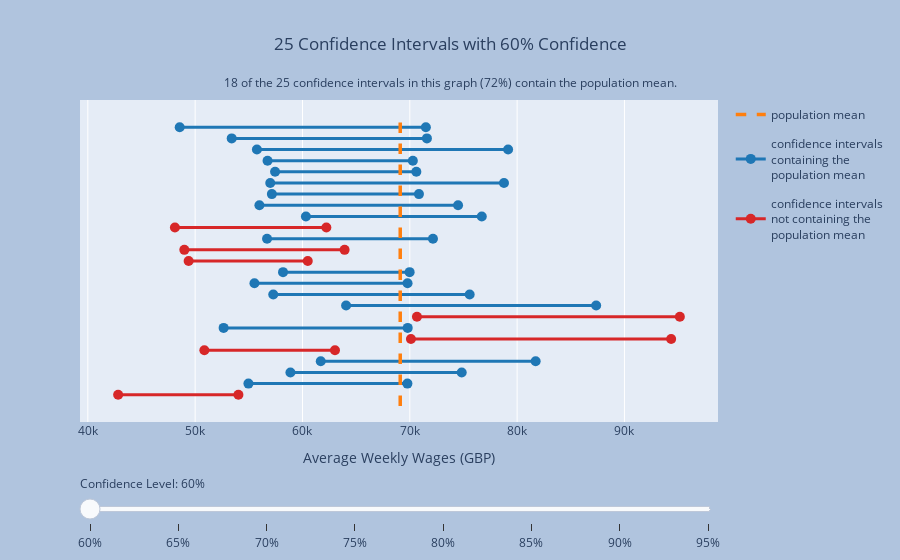

Notebook code cell kept with this figure:
### Markdown cell above
The number 95% is a probability, but it is not the probability that $\mu$, the population mean, is in the interval. The population mean doesn't change, and hence it is either in the given interval or not---no probabilties involved! So what does the 95% confidence mean?

The probability 95% concerns the interval itself, which depends on the data that we used. A different sample would give us different data, and hence a different interval. The "confidence" in "95% confidence" refers to the sampling process. Another way to say this is that 95% of all the possible confidence intervals we could construct in this way contain the true population mean.

Since we have access to an entire population of footballers' salaries, we can take many samples and construct many sample means and confidence intervals. If we did this, how many would we expect to have the true average weekly salary (the population mean)?

You can play around with the interactive widget below to explore this idea. Given a confidence level, the widget takes 25 random samples of size 35 from the salary data and plots a confidence interval for each one. (This widget is inspired by the OpenIntro [lab on confidence intervals](https://openintro.shinyapps.io/confidence_intervals/), which is licensed under a [Creative Commons Attribution-ShareAlike 4.0 International License](http://creativecommons.org/licenses/by-sa/4.0/).)

Drag the slider to select different confidence levels, and click the labels in the legend to hide or show different parts of the graph. Notice how different confidence levels result in different numbers of confidence intervals containing the population mean. (These numbers might not exactly match the confidence level, but that's because we're only constructing 25 confidence intervals, which is far short of the *total* number of possible confidence intervals we could construct.)

### Code cell
sample_size = 35 # size of each sample
num_samples = 25 # number of samples to take for each confidence level
conflevels = np.arange(0.60, 1, 0.05) # confidence levels
num_conflevels = len(conflevels)

x_with_mu = [[] for i in range(num_conflevels)]
x_without_mu = [[] for i in range(num_conflevels)]
y_with_mu = [[] for i in range(num_conflevels)]
y_without_mu = [[] for i in range(num_conflevels)]

# for each confidence level in conflevels, generate confidence intervals
# from num_samples samples of size sample_size, splitting them into
# those containing mu and those not containing mu
for i, conflevel in enumerate(conflevels):
    for j in range(num_samples):
        (lower_ci, upper_ci) = sm.stats.weightstats.zconfint(
            x1 = salaries["Weekly Wages (GBP)"].sample(sample_size),
            alpha = 1-conflevel
        )
        if lower_ci <= pop_mean <= upper_ci:
            x_with_mu[i].append([lower_ci, upper_ci])
            y_with_mu[i].append([j,j])
        else:
            x_without_mu[i].append([lower_ci, upper_ci])
            y_without_mu[i].append([j,j])

# create figure
fig = go.Figure()

# set up colors (using default seaborn palette)
plotly_palette = [f"rgb({c[0]*256}, {c[1]*256}, {c[2]*256})" for c in sns.color_palette()]
confint_with_mu_color = plotly_palette[0]
confint_without_mu_color = plotly_palette[3]
mean_color = plotly_palette[1]

# index of initially visible conflevel
initial_conflevel = 0

# for each confidence level
for i in range(num_conflevels):
    # add a trace for each confidence level containing mu
    for j, (ci, y) in enumerate(zip(x_with_mu[i], y_with_mu[i])):
        fig.add_trace(
            go.Scatter(
                visible = True if i == initial_conflevel else False,
                x = ci,
                y = y,
                line = { 'color': confint_with_mu_color, 'width': 3 },
                marker = { "size": 10 },
                mode = 'lines+markers',
                hovertemplate = '%{x:.2f}<extra></extra>',
                name = 'confidence intervals<br>containing the<br>population mean',
                legendgroup = f'{conflevels[i]}_with_mu', # group confidence intervals for this confidence level together
                showlegend = True if j == 0 else False, # display legend entry only for first confidence interval
            )
        )
    # add a trace for each confidence level not containing mu
    for j, (ci, y) in enumerate(zip(x_without_mu[i], y_without_mu[i])):
        fig.add_trace(
            go.Scatter(
                visible = True if i == initial_conflevel else False,
                x = ci,
                y = y,
                line = { 'color': confint_without_mu_color, 'width': 3 },
                marker = { "size": 10 },
                mode = 'lines+markers',
                hovertemplate = '%{x:.2f}<extra></extra>',
                name = 'confidence intervals<br>not containing the<br>population mean',
                legendgroup = f'{conflevels[i]}_without_mu', # group confidence intervals for this confidence level together
                showlegend = True if j == 0 else False, # display legend entry only for first confidence interval
            )
        )

# add trace for population mean
fig.add_trace(
    go.Scatter(
        visible = True, # always visible
        x = [pop_mean]*2,
        y = [-1, num_samples],
        marker = { 'size': 0 },
        mode = 'lines',
        line = { 'color': mean_color, 'width': 3.5, 'dash': 'dash' },
        name = 'population mean',
        legendrank = 0, # place first in legend
        hoverinfo = 'none',
    )
)

# get title for graph given index of confidence level
def get_title(i):
    num_with_mu = len(x_with_mu[i])
    return (f'{num_samples} Confidence Intervals with {int(conflevels[i]*100)}% Confidence<br><br>' +
        f'<sup>{num_with_mu} of the {num_samples} confidence intervals in this graph ' +
        f'({(len(x_with_mu[i])/num_samples)*100:.0f}%) contain the population mean.</sup>')

# create steps for the slider to select confidence level
steps = []
for i in range(num_conflevels):
    steps.append({
        'method': 'update',
        'args': [ # arguments to pass to the update method
            # update visibility so only the histogram and normal pdf for this sample size are visible
            {
                "visible": np.append(np.ravel([[True]*num_samples if i == j else [False]*num_samples for j in range(num_conflevels)]), True)
            },
            # update the title to reflect the change to the sample size
            {
                'title': get_title(i)
            }
        ],
        'label': f'{int(conflevels[i]*100)}%',
    })

# create a slider using these steps and add it to fig
fig.layout.sliders = [{
    'active': initial_conflevel,
    'currentvalue': {'prefix': 'Confidence Level: '},
    'pad': {'t': 50},
    'steps': steps,
}]

# set layout settings
fig.update_layout(
    title = {
        "x": 0.5,
        "text": get_title(initial_conflevel)
    },
    xaxis = { "title": "Average Weekly Wages (GBP)" },
    yaxis = { "visible": False }, # hide y-axis
    paper_bgcolor = "LightSteelBlue"
)

# show figure
fig.show()
